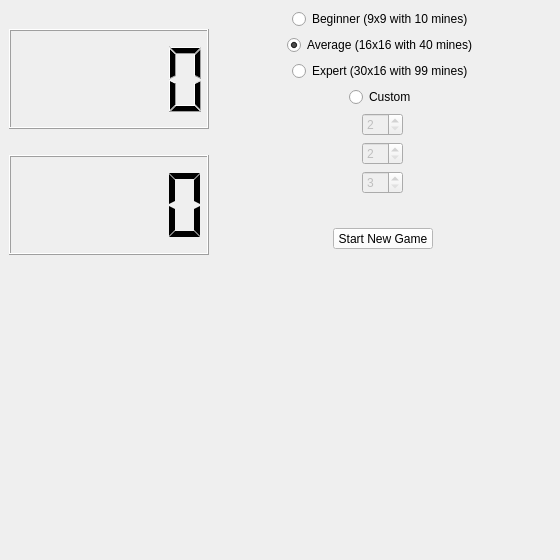
<?xml version="1.0" encoding="UTF-8"?>
<ui version="4.0">
 <class>MainWindow</class>
 <widget class="QMainWindow" name="MainWindow">
  <property name="geometry">
   <rect>
    <x>0</x>
    <y>0</y>
    <width>560</width>
    <height>560</height>
   </rect>
  </property>
  <property name="maximumSize">
   <size>
    <width>1000</width>
    <height>1000</height>
   </size>
  </property>
  <property name="windowTitle">
   <string>MineSweeper</string>
  </property>
  <widget class="QWidget" name="centralwidget">
   <layout class="QVBoxLayout" name="verticalLayout">
    <item>
     <layout class="QHBoxLayout" name="menu_layout">
      <property name="sizeConstraint">
       <enum>QLayout::SetDefaultConstraint</enum>
      </property>
      <item>
       <layout class="QVBoxLayout" name="verticalLayout_2">
        <item>
         <widget class="QLCDNumber" name="label_mines">
          <property name="maximumSize">
           <size>
            <width>200</width>
            <height>100</height>
           </size>
          </property>
         </widget>
        </item>
        <item>
         <widget class="QLCDNumber" name="label_time">
          <property name="maximumSize">
           <size>
            <width>200</width>
            <height>100</height>
           </size>
          </property>
          <property name="segmentStyle">
           <enum>QLCDNumber::Flat</enum>
          </property>
         </widget>
        </item>
       </layout>
      </item>
      <item>
       <layout class="QVBoxLayout" name="game_buttons">
        <item alignment="Qt::AlignHCenter">
         <widget class="QRadioButton" name="difficulty_1">
          <property name="maximumSize">
           <size>
            <width>200</width>
            <height>20</height>
           </size>
          </property>
          <property name="text">
           <string>Beginner (9x9 with 10 mines)</string>
          </property>
         </widget>
        </item>
        <item alignment="Qt::AlignHCenter">
         <widget class="QRadioButton" name="difficulty_2">
          <property name="maximumSize">
           <size>
            <width>200</width>
            <height>20</height>
           </size>
          </property>
          <property name="text">
           <string>Average (16x16 with 40 mines)</string>
          </property>
          <property name="checked">
           <bool>true</bool>
          </property>
         </widget>
        </item>
        <item alignment="Qt::AlignHCenter">
         <widget class="QRadioButton" name="difficulty_3">
          <property name="maximumSize">
           <size>
            <width>200</width>
            <height>20</height>
           </size>
          </property>
          <property name="text">
           <string>Expert (30x16 with 99 mines)</string>
          </property>
         </widget>
        </item>
        <item>
         <layout class="QHBoxLayout" name="custom">
          <item alignment="Qt::AlignHCenter">
           <widget class="QRadioButton" name="difficulty_custom">
            <property name="maximumSize">
             <size>
              <width>200</width>
              <height>20</height>
             </size>
            </property>
            <property name="text">
             <string>Custom</string>
            </property>
           </widget>
          </item>
         </layout>
        </item>
        <item>
         <layout class="QVBoxLayout" name="counts">
          <item alignment="Qt::AlignHCenter">
           <widget class="QSpinBox" name="x_count">
            <property name="enabled">
             <bool>false</bool>
            </property>
            <property name="minimum">
             <number>2</number>
            </property>
           </widget>
          </item>
          <item alignment="Qt::AlignHCenter">
           <widget class="QSpinBox" name="y_count">
            <property name="enabled">
             <bool>false</bool>
            </property>
            <property name="minimum">
             <number>2</number>
            </property>
           </widget>
          </item>
          <item alignment="Qt::AlignHCenter">
           <widget class="QSpinBox" name="mines_count">
            <property name="enabled">
             <bool>false</bool>
            </property>
            <property name="minimum">
             <number>3</number>
            </property>
           </widget>
          </item>
         </layout>
        </item>
        <item alignment="Qt::AlignHCenter|Qt::AlignVCenter">
         <widget class="QPushButton" name="button_game">
          <property name="minimumSize">
           <size>
            <width>100</width>
            <height>21</height>
           </size>
          </property>
          <property name="maximumSize">
           <size>
            <width>120</width>
            <height>21</height>
           </size>
          </property>
          <property name="focusPolicy">
           <enum>Qt::NoFocus</enum>
          </property>
          <property name="layoutDirection">
           <enum>Qt::LeftToRight</enum>
          </property>
          <property name="styleSheet">
           <string notr="true">QPushButton {background-color: #FFFFFF; color: black;}</string>
          </property>
          <property name="text">
           <string>Start New Game</string>
          </property>
         </widget>
        </item>
       </layout>
      </item>
     </layout>
    </item>
    <item alignment="Qt::AlignHCenter">
     <widget class="ClickableLabel" name="game_map">
      <property name="maximumSize">
       <size>
        <width>1000</width>
        <height>1000</height>
       </size>
      </property>
      <property name="text">
       <string/>
      </property>
     </widget>
    </item>
   </layout>
  </widget>
 </widget>
 <customwidgets>
  <customwidget>
   <class>ClickableLabel</class>
   <extends>QLabel</extends>
   <header>clickablelabel.h</header>
  </customwidget>
 </customwidgets>
 <resources/>
 <connections/>
</ui>
